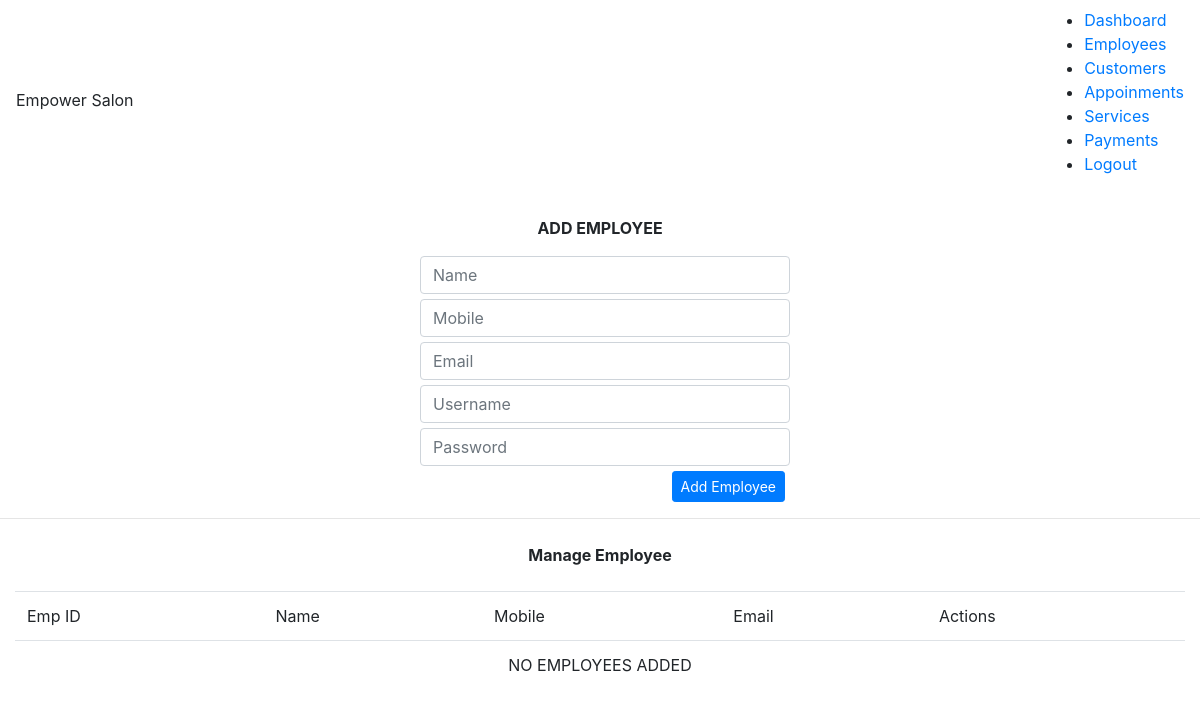
The app's page /manage_employee.php (signed in), older data.
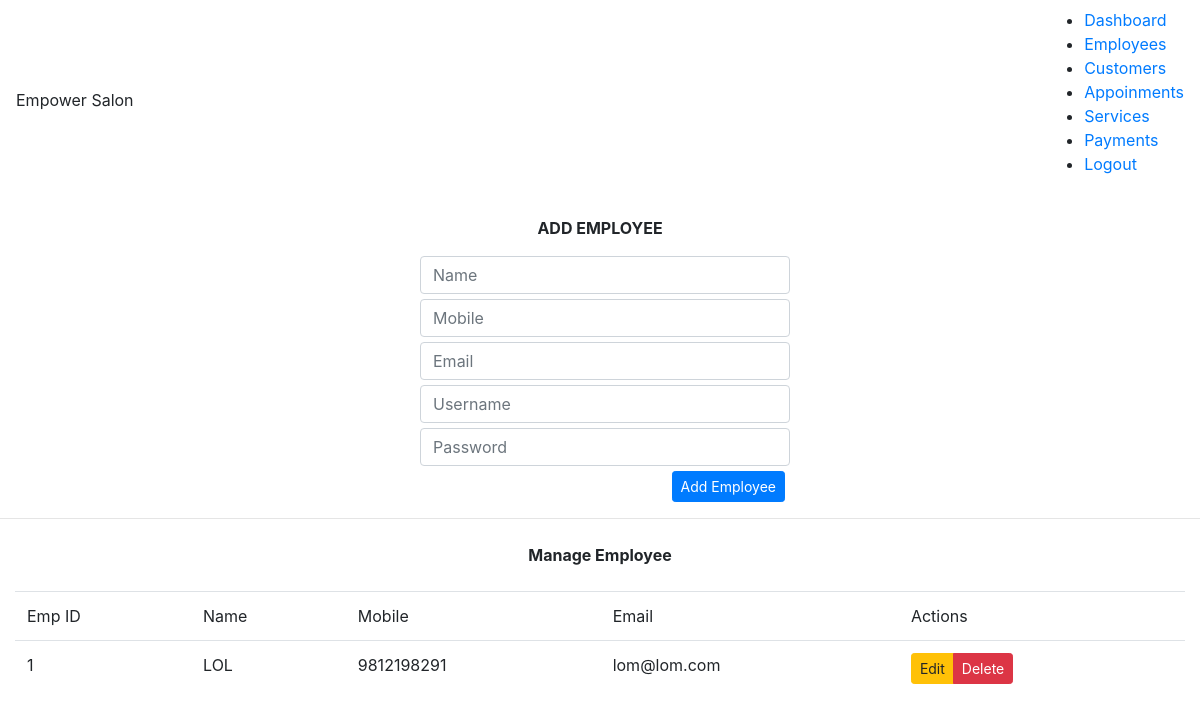
The same page, newer data.
### tables this page shows
CREATE TABLE `employees` (
  `id` int(11) NOT NULL,
  `name` varchar(255) NOT NULL,
  `phone_no` varchar(10) NOT NULL,
  `email` varchar(255) NOT NULL
);

### manage_employee.php (the view, shortened to what this page needs)
<?php
    include_once('configs/db.php');
    include('dashboard_header.php');
    $employees = [];
	$sql_query = 'SELECT * FROM `employees`';
	$result = mysqli_query($db_conn,$sql_query);
	if($result)
	{
		$employees = mysqli_fetch_all($result);
    }
?>
<!DOCTYPE html>
<html lang="en">
<head>
    <link rel="stylesheet" href="https://maxcdn.bootstrapcdn.com/bootstrap/4.4.1/css/bootstrap.min.css">
</head>
<body>
<div class="container-fluid">
    <div class="row mt-3 mb-3">
        <div class="col-md-4 offset-md-4">
            <p class="text-center font-weight-bold">ADD EMPLOYEE</p>
            <form action="actions/employee/add_employee.php" class="form-group" method="POST" onSubmit="validation()">
                <input name="Name" type="text" class="form-control" placeholder="Name" required>
                <input name="Phone" id="phone" type="number" class="form-control" placeholder="Mobile" onfocusout="mobileNumber();" required><div id="errorPhone" ></div>
                <input name="Email" id="emailVal" type="email" class="form-control" placeholder="Email" onfocusout="checkEmail();" required><div id="errorEmail" ></div>
                <input name="Username" type="text" class="form-control" placeholder="Username" required>
                <input name="Password" type="password" class="form-control" placeholder="Password" required>
                <input type="submit" value="Add Employee" class="btn btn-sm btn-primary float-right">
            </form>
        </div>
    </div>
</div>
<hr>
    <p class="text-center font-weight-bold m-4">Manage Employee</p>
    <div class="container-fluid">
        <table class="table">
            <thead>
                <tr>
                    <td>Emp ID</td>
                    <td>Name</td>
                    <td>Mobile</td>
                    <td>Email</td>
                    <td>Actions</td>
                </tr>
            </thead>
            <tbody>
                <?php if(empty($employees)):?>
							<tr align="center">
							<td colspan="5"> NO EMPLOYEES ADDED </td>
							</tr>
			    <?php else:?>
                <?php
                    foreach($employees as $key=>$employee)
                    {
                        echo '<tr>
                                    <td>'.($key+1).'</td>
                                    <td>'.$employee[1].'</td>
                                    <td>'.$employee[2].'</td>
                                    <td>'.$employee[3].'</td>
                                    <td>
                                    <div class="btn-group btn-group-sm">
									<button type="button" class="btn btn-warning  edit-service" onclick=edit_employee('.$employee[0].')>Edit</button>
									<button type="button" class="btn btn-danger"  onclick=del_employee_alert('.$employee[0].')>Delete</button>
                                    </div>
                                    </td>
                             </tr>';
                    }
                ?>
                <?php endif; ?>
            </tbody>
        </table>
    </div>
</body>
</html>

Row changes from the older to the newer data that the page shows:
added employees: name "LOL", phone_no "9812198291", email "lom@lom.com"
Text that changed along with them:
text no longer shown: "NO EMPLOYEES ADDED"
